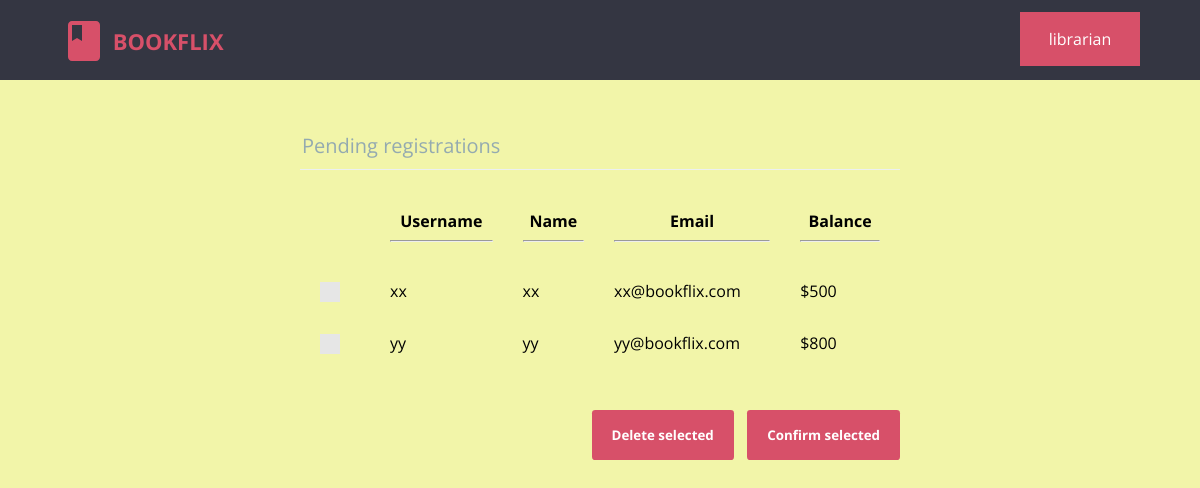
Screenshot of /librarian/pending_registrations.php (signed in) with the database file from the repository.
### tables this page shows
CREATE TABLE `pending_registrations` (
  `username` varchar(20) NOT NULL,
  `password` char(40) NOT NULL,
  `name` varchar(80) NOT NULL,
  `email` varchar(80) NOT NULL,
  `balance` int(4) NOT NULL,
  `time` timestamp NOT NULL DEFAULT current_timestamp()
);

### src/librarian/pending_registrations.php (the view, shortened to what this page needs)
<?php
	require "../db_connect.php";
	require "header_librarian.php";
?>
<html>
	<head>
		<link rel="stylesheet" type="text/css" href="../css/global_styles.css">
		<link rel="stylesheet" type="text/css" href="../css/custom_checkbox_style.css">
		<link rel="stylesheet" type="text/css" href="css/pending_registrations_style.css">
	</head>
	<body style="background-color: #F2F5A9">
		<?php
			$query = $con->prepare("SELECT username, name, email, balance FROM pending_registrations");
			$query->execute();
			$result = $query->get_result();
			$rows = mysqli_num_rows($result);
			if($rows == 0)
				echo "<h2 align='center'>No registrations pending</h2>";
			else
			{
				echo "<form class='cd-form' method='POST' action='#'>";
				echo "<legend>Pending registrations</legend>";
				echo "<table width='100%' cellpadding=10 cellspacing=10>
						<tr>
							<th></th>
							<th>Username<hr></th>
							<th>Name<hr></th>
							<th>Email<hr></th>
							<th>Balance<hr></th>
						</tr>";
				for($i=0; $i<$rows; $i++)
				{
					$row = mysqli_fetch_array($result);
					echo "<tr>";
					echo "<td>
							<label class='control control--checkbox'>
								<input type='checkbox' name='cb_".$i."' value='".$row[0]."' />
								<div class='control__indicator'></div>
							</label>
						</td>";
					for($j=0; $j<3; $j++)
						echo "<td>".$row[$j]."</td>";
					echo "<td>$".$row[$j]."</td>";
					echo "</tr>";
				}
				echo "</table><br /><br />";
				echo "<div style='float: right;'>";
				echo "<input type='submit' value='Delete selected' name='l_delete' />&nbsp;&nbsp;&nbsp;&nbsp;";
				echo "<input type='submit' value='Confirm selected' name='l_confirm' />";
				echo "</div>";
				echo "</form>";
			}
		?>
	</body>
</html>

### src/librarian/css/header_librarian_style.css (style rules this page uses)
html * { -webkit-font-smoothing: antialiased; -moz-osx-font-smoothing: grayscale; }
*, *:after, *:before { -webkit-box-sizing: border-box; -moz-box-sizing: border-box; box-sizing: border-box; }
body { font-size: 100%; font-family: "Open Sans", sans-serif; background-color: white; margin: 0; }

### src/css/global_styles.css (style rules this page uses)
*, *::after, *::before { -webkit-box-sizing: border-box; -moz-box-sizing: border-box; box-sizing: border-box; }
html { font-size: 62.5%; }
body { font-size: 1.8rem; font-family: "Open Sans", sans-serif; background-color: #F2F5A9"; }

### src/css/custom_checkbox_style.css (style rules this page uses)
.control { font-size: 18px; position: relative; display: block; margin-bottom: 15px; padding-left: 30px; cursor: pointer; }
.control__indicator { position: absolute; top: -2px; left: 0; width: 20px; height: 20px; background: #e6e6e6; }
.control__indicator:after { position: absolute; display: none; content: ''; }
.control--checkbox .control__indicator:after { top: 4px; left: 8px; width: 5px; height: 10px; transform: rotate(45deg); border: solid #fff; border-width: 0 2px 2px 0; }

### src/librarian/css/pending_registrations_style.css (style rules this page uses)
.cd-form { width: 90%; max-width: 600px; margin: 4em auto; font-size: 1.3rem; color: #94aab0; margin-bottom: 10px; display: block; }
.cd-form::after { clear: both; content: ""; display: table; }
.cd-form legend { padding-bottom: 10px; margin-bottom: 20px; font-size: 2rem; border-bottom: 1px solid #ecf0f1; }
.cd-form legend { display: block; width: 100%; }
.cd-form input[type="submit"] { border: none; background: #d75069; border-radius: .25em; padding: 16px 20px; color: #ffffff; font-weight: bold; font-family: "Open Sans", sans-serif; cursor: pointer; -webkit-font-smoothing: antialiased; -moz-osx-font-smoothing: grayscale; -webkit-appearance: none; -moz-appearance: none; -ms-appearance: none; -o-appearance: none; appearance: none; }

### rows the page displays
pending_registrations: username "xx", name "xx", email "xx@bookflix.com", balance "500"
pending_registrations: username "yy", name "yy", email "yy@bookflix.com", balance "800"

### other values shown
$_SESSION['username'] "librarian"
